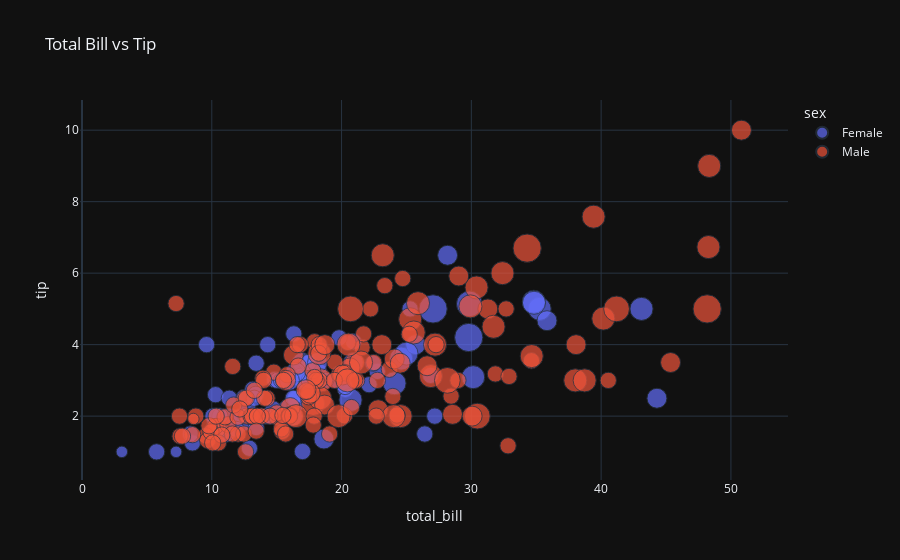

Write notebook code for a chart like this one.
### Code cell
px.scatter(df, x='total_bill',y='tip',color='sex', title='Total Bill vs Tip',
           color_continuous_scale='plasma',template='plotly_dark', size='size')

### Figure 1 — Plotly figure (JSON) as saved in the notebook; plotly's stock layout.template omitted (floating-point values rounded to 4 significant figures; data arrays with more than 128 entries replaced by an {"elided": "..."} marker saying what was removed)
{"data": [{"hovertemplate": "sex=Female<br>total_bill=%{x}<br>tip=%{y}<br>size=%{marker.size}<extra></extra>", "legendgroup": "Female", "marker": {"color": "#636efa", "size": [2, 4, 4, 2, 3, 3, 2, 2, 2, 2, 4, 3, 2, 4, 2, 2, 1, 3, 2, 2, 2, 1, 4, 2, 2, 2, 2, 2, 3, 2, 2, 2, 1, 3, 2, 2, 2, 4, 2, 2, 6, 2, 2, 2, 2, 2, 2, 2, 2, 2, 2, 2, 6, 2, 2, 3, 2, 5, 4, 2, 3, 2, 2, 2, 2, 3, 3, 2, 4, 2, 2, 2, 2, 3, 2, 2, 3, 2, 4, 2, 3, 2, 2, 2, 3, 2, 2], "sizemode": "area", "sizeref": 0.015, "symbol": "circle"}, "mode": "markers", "name": "Female", "orientation": "v", "showlegend": true, "type": "scatter", "x": [16.99, 24.59, 35.26, 14.83, 10.33, 16.97, 20.29, 15.77, 19.65, 15.06, 20.69, 16.93, 10.29, 34.81, 26.41, 16.45, 3.07, 17.07, 26.86, 25.28, 14.73, 10.07, 34.83, 5.75, 16.32, 22.75, 11.35, 15.38, 44.3, 22.42, 20.92, 14.31, 7.25, 25.71, 17.31, 10.65, 12.43, 24.08, 13.42, 12.48, 29.8, 14.52, 11.38, 20.27, 11.17, 12.26, 18.26, 8.51, 10.33, 14.15, 13.16, 17.47, 27.05, 16.43, 8.35, 18.64, 11.87, 29.85, 25.0, 13.39, 16.21, 17.51, 10.59, 10.63, 9.6, 20.9, 18.15, 19.81, 43.11, 13.0, 12.74, 13.0, 16.4, 16.47, 12.76, 13.27, 28.17, 12.9, 30.14, 13.42, 15.98, 16.27, 10.09, 22.12, 35.83, 27.18, 18.78], "xaxis": "x", "y": [1.01, 3.61, 5.0, 3.02, 1.67, 3.5, 2.75, 2.23, 3.0, 3.0, 2.45, 3.07, 2.6, 5.2, 1.5, 2.47, 1.0, 3.0, 3.14, 5.0, 2.2, 1.83, 5.17, 1.0, 4.3, 3.25, 2.5, 3.0, 2.5, 3.48, 4.08, 4.0, 1.0, 4.0, 3.5, 1.5, 1.8, 2.92, 1.68, 2.52, 4.2, 2.0, 2.0, 2.83, 1.5, 2.0, 3.25, 1.25, 2.0, 2.0, 2.75, 3.5, 5.0, 2.3, 1.5, 1.36, 1.63, 5.14, 3.75, 2.61, 2.0, 3.0, 1.61, 2.0, 4.0, 3.5, 3.5, 4.19, 5.0, 2.0, 2.01, 2.0, 2.5, 3.23, 2.23, 2.5, 6.5, 1.1, 3.09, 3.48, 3.0, 2.5, 2.0, 2.88, 4.67, 2.0, 3.0], "yaxis": "y"}, {"hovertemplate": "sex=Male<br>total_bill=%{x}<br>tip=%{y}<br>size=%{marker.size}<extra></extra>", "legendgroup": "Male", "marker": {"color": "#EF553B", "size": {"elided": "157 int values"}, "sizemode": "area", "sizeref": 0.015, "symbol": "circle"}, "mode": "markers", "name": "Male", "orientation": "v", "showlegend": true, "type": "scatter", "x": {"elided": "157 float values"}, "xaxis": "x", "y": {"elided": "157 float values"}, "yaxis": "y"}], "layout": {"legend": {"itemsizing": "constant", "title": {"text": "sex"}, "tracegroupgap": 0}, "title": {"text": "Total Bill vs Tip"}, "xaxis": {"anchor": "y", "domain": [0, 1], "title": {"text": "total_bill"}}, "yaxis": {"anchor": "x", "domain": [0, 1], "title": {"text": "tip"}}}}
